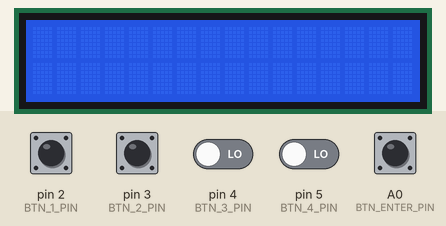
A sketch run on a simulated Arduino Uno, built with avr-gcc and run on an emulated ATmega328P. Shown: 16×2 character LCD. The inputs (shaded band) are chosen by the test bench; at power-on: A0 (BTN_ENTER_PIN), pin 2 (BTN_1_PIN), pin 3 (BTN_2_PIN), pin 4 (BTN_3_PIN), pin 5 (BTN_4_PIN) LOW. Random numbers use the default seed unless the sketch sets one.

Above: at 0.9 s.
1.0 s: A0 (BTN_ENTER_PIN) pulled HIGH for 0.15 s
At 2.4 s:
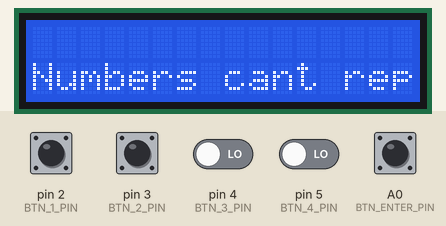
7.1 s: A0 (BTN_ENTER_PIN) pulled HIGH for 1 s
At 9.1 s:
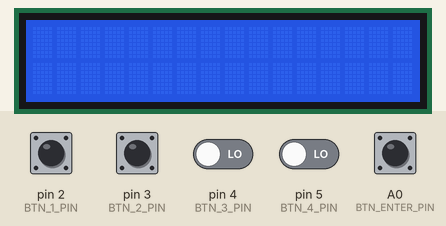
11.1 s: A0 (BTN_ENTER_PIN) pulled HIGH for 1 s
At 12.1 s:
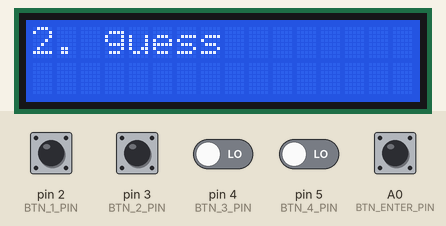
15.1 s: pin 2 (BTN_1_PIN) pulled HIGH for 0.15 s
At 16.3 s:
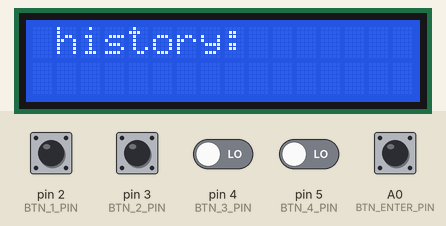
16.7 s: pin 3 (BTN_2_PIN) pulled HIGH for 0.15 s
19.8 s: pin 2 (BTN_1_PIN) pulled HIGH for 1 s
Timing chart, 0 to 22.8 s (numbered marks = the images above; inputs shaded):
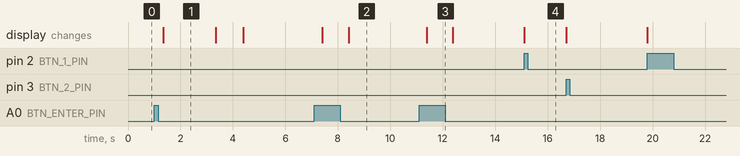

Measured:
- after the input at 1.0 s, the display: changes after 0.35 s (image 1)
- what the display in image 1 shows lasts 2.1 s, from 1.3 s to 3.4 s

The sketch:

ps6.ino
```cpp
#include <Arduino.h>
#include "mastermind.h"
#include "lcd_wrapper.h"

int main(){

    //set up
    init();

    lcd_init();//akceptuje ledky

    int repeat = random(0,1);

    while(1){

        //uvodna obrazovka
        while( digitalRead(A0) == 0 ){

            lcd_set_cursor(6,1); //dopisal som
            lcd_print("THIIS IS");
            lcd_set_cursor(2,2);//dopisal som
            lcd_print("MASTERMIND GAAME");
            lcd_set_cursor(13,3);
            lcd_print( "by me..");
        }

        lcd_clear();
        delay(300);
        //ak stlaci enter zanina sa hra
        char* code = generate_code( repeat, 4);
        lcd_set_cursor(0,1);
        lcd_print("YOU HAVE 10 GUESSES. GOOD LUCK!!!");
        delay(3000);
        lcd_clear();
        play_game(code);

        lcd_clear();
        free(code);

        delay(4000);
    }

   return 0;
}
```

mastermind.cpp
```cpp
#include <stdio.h>
#include <stdbool.h>
#include <stdlib.h>
#include <string.h>
#include <Arduino.h>

#include "lcd_wrapper.h"
#include "mastermind.h"

void turn_off_leds(){

    digitalWrite( 6, LOW);
    digitalWrite( 7, LOW);
    digitalWrite( 8, LOW);
    digitalWrite( 9, LOW);
    digitalWrite(10, LOW);
    digitalWrite(11, LOW);
    digitalWrite(12, LOW);
    digitalWrite(13, LOW);

}

char* generate_code( bool repeat, int length ){

    if( length > 10 && repeat == false ){
        return NULL;
    }

    if( 1 > length ){

        return NULL;

    }

    char* generated_code = (char *) calloc( 1 + length, sizeof (char) );

    randomSeed(analogRead(A1));

    int i = 0;
    for( i = 0; length > i; i++ ){

        generated_code[i] = random(10) + 48;

        if(repeat == false){

            int j = 0;
            for( j = 0; i > j; j++){
                if( generated_code[i] == generated_code[j] ){

                    while(generated_code[i] == generated_code[j]){

                        generated_code[i] = random(10) + 48;

                    }

                    j = 0;

                }
            }
        }
    }
    lcd_set_cursor(0,1);
    if(repeat == true){
      lcd_print("Numbers can repeat!!");
      delay(2000);
    }
    else{
      lcd_print("Numbers cant repeat!");
      delay(2000);
    }
    lcd_clear();
    lcd_print(generated_code);
    delay(1000);

    return generated_code;

}

void get_score(const char* secret, const char* tip, int* peg_a, int* peg_b){

    int x = 0;
    while(strlen(secret) > x ){

      if(tip[x] == secret[x]){

        *peg_a = *peg_a + 1;

      }
      x++;
    }

    x = 0;
    while( strlen(secret) > x ){
        int y = 0;
        while( strlen(secret) > y){
          if( tip[y] == secret[x]) {

            *peg_b = *peg_b + 1;

          }
          y++;
        }
        x++;
    }
}

void render_leds(const int peg_a, const int peg_b){

    int x = 7;

    while( ((peg_a*2)+ 6) > x ) {

      digitalWrite(x, HIGH);

      x = x + 2;
    }

    int y = x+1;
    while( ( (peg_b*2) + x ) > y){
        digitalWrite( y, HIGH );
        y = y + 2;
    }
}

void render_history(char* secret, char** history, const int how_many ,int* copyed_guess){

    int length = strlen(secret);

    lcd_set_cursor(1,0);
    lcd_print("history:");

    lcd_set_cursor(13, 3);

    bool in_history = true;
    int kurzor = how_many-1;
    *copyed_guess = kurzor;

    while( true == in_history){

        lcd_set_cursor(1,1);

        if( 0 != kurzor){

            lcd_print( history[kurzor-1] );

        }
        else{

            lcd_print("      ");
        }

        lcd_set_cursor(1,2);
        lcd_print( history[kurzor] );
        lcd_print("<");
        lcd_set_cursor(1,3);

        if( (how_many-1) != kurzor){

            lcd_print( history[kurzor+1] );

        }
        else{

            lcd_print("      ");

        }

        int red_leds=0;
        int blue_leds=0;

        get_score(secret, history[kurzor], &red_leds, &blue_leds);

        render_leds(red_leds, blue_leds);

        //pohyb
        if( digitalRead(3) == HIGH && kurzor != how_many-1){
            kurzor++;
            turn_off_leds();
            delay(300);
        }
        if(digitalRead(2) == HIGH && kurzor != 0){
            kurzor--;
            turn_off_leds();
            delay(300);
        }
        if(digitalRead(A0) == 1){

          in_history = false;

        }
    }
  //return;
}

char* hadaj(char** history, int how_many, const int strlen_secret, const int copyed_guess){

    lcd_clear();
    lcd_set_cursor(0, 0);
    lcd_print_number(how_many + 1);
    lcd_print(". guess");

    bool hadanie = true;

    char *tip = (char *) calloc(strlen_secret+1, sizeof (char));

    if( how_many == 0 ) {
      for(int i = 0; strlen_secret > i; i++){

        tip[i] = '0';

      }
    }
    else{
        strcpy( tip, history[ copyed_guess]);
    }

    //hadanie
    while( hadanie == true ){

        //z lcd_wrapper
        print_tip(tip, strlen_secret);

        //pridavanie cisel
        if (digitalRead(5) == 1){
          if(tip[0] == '9'){
            tip[0] = '0';
          }
          else{
            tip[0] = tip[0]+ 1;
          }
          delay(300);
        }
        if(digitalRead(4) == 1){
          if(tip[1] == '9'){
            tip[1] = '0';
          }
          else{
            tip[1] = tip[1]+ 1;
          }
          delay(300);
        }
        if (digitalRead(2) == 1){
          if(tip[3] == '9'){
            tip[3] = '0';
          }
          else{
            tip[3] = tip[3]+ 1;
          }
          delay(300);
        }
        if(digitalRead(3) == 1){
          if(tip[2] == '9'){
            tip[2] = '0';
          }
          else{
            tip[2] = tip[2]+1;
          }
          delay(300);
        }

        //enter
        if( digitalRead(A0) == 1 ){

            delay(1000);

            if( digitalRead(A0) == 1 ){ // ak drzis historia

                hadanie = false;
                free(tip);

                return NULL;

            }
            else{
                hadanie = false;
            }
        }
    }
    return tip;
}

void play_game(char* secret){

    //iniciacia premennych
    int red_leds = 0;
    int blue_leds = 0;
    int strlen_secret = strlen(secret);
    int how_many = 0;
    int copyed_guess = 0;

    char **history = (char **) calloc(10, sizeof (char*));

    while( strlen_secret != red_leds && ( (strlen_secret*2) + 2 ) > how_many ){

        turn_off_leds();

        //zacni s hadanim a vytvor tak historiu
        history[ how_many ] = hadaj( history, how_many, strlen_secret, copyed_guess);

        lcd_clear();
        delay(200);

        //ak zada pokus
        if( NULL != history[ how_many ] ){

            red_leds = 0;
            blue_leds = 0;

            //vyhodnotit tip a zapnut ledky
            get_score( secret, history[ how_many ], &red_leds, &blue_leds);
            render_leds( red_leds, blue_leds);

            if( strlen(secret) != red_leds){

                turn_off_leds();
                lcd_clear();

                how_many++;

                render_history( secret, history, how_many, &copyed_guess);
            }

        // nahlad do historie
        }
        else if( how_many != 0 ){

            lcd_clear();
            delay(200);

            render_history(secret, history, how_many, &copyed_guess);

        }
        //prve hadanie = ziadna historia..
        else{

            lcd_clear();
            delay(200);

            lcd_set_cursor(1,1);
            lcd_print("ERROR: ");
            lcd_set_cursor(1,2);
            lcd_print("history is empty");

            delay(2000);

        }

        lcd_clear();
        delay(250);
    }

    // ukoncenie hry
    lcd_print_at(3, 1, "Secret number");
    lcd_set_cursor(5,2);
    lcd_print("was: ");

    lcd_print(secret); //vypisanie aky bol kod

    delay(2500);
    lcd_clear();
    delay(200);

    //vyhra alebo prehra
    if( strlen(secret) == red_leds ){

        lcd_set_cursor(3,1);
        lcd_print("Amazing");

        lcd_set_cursor(5,2);
        lcd_print("U r winner!!!");
    }
    else{

        lcd_set_cursor(1,0);
        lcd_print("Shame....");

    }

    delay(2500);
    turn_off_leds();
    lcd_clear();

    delay(200);

    //free
    int i = 0;
    while( strlen(secret) > i ){

        free(history[i]);
        i++;
    }

    free(history);

}
```

mastermind.h
```cpp
#ifndef _MASTERMIND_H
#define _MASTERMIND_H

#define BTN_1_PIN       2
#define BTN_2_PIN       3
#define BTN_3_PIN       4
#define BTN_4_PIN       5
#define BTN_ENTER_PIN   A0

#define LED_BLUE_1      6
#define LED_RED_1       7
#define LED_BLUE_2      8
#define LED_RED_2       9
#define LED_BLUE_3      10
#define LED_RED_3       11
#define LED_BLUE_4      12
#define LED_RED_4       13


char* hadaj(char** history, int how_many, const char* secret, const int copyed_guess);
/**
 * Generate secret code
 *
 * Generates secret code, which consists from digits only as a string.
 * No two digits in the code combination can be same! Only if the repeat
 * parameter is set to true.
 * The length of generated code is set by the parameter length. If the given
 * parameter is less than 1, function will generate no code and returns NULL.
 * @param repeat if set to true, numbers in the generated code can repeat
 * @param length the length of the code
 * @return Pointer to the random generated code as string of given length. If length param is less than 1, return NULL.
 */
char* generate_code(bool repeat, int length);


/**
 * Game loop
 *
 * This is the main game loop. Function is called with the secret combination and
 * ends, when the combination is found or when the player runs out of the attempts.
 * @param secret reference to the secret combination
 */
void play_game(char* secret);


/**
 * Renders the RGB leds based on the guessed combination
 *
 * Lights up RGB leds with propper colors based on the current guessed combination.
 * Red color is for guessed number on correct position and blue number is for
 * guessed number on incorrect posititoin.
 * @param peg_a number of guessed digits on correct position
 * @param peg_b number of guessed digits on incorrect position
 */
void render_leds(const int peg_a, const int peg_b);


/**
 * Turns all RGB leds off
 */
void turn_off_leds();


/**
 * Renders history
 *
 * Renders line of a history defined by the parameter entry_nr on the display.
 * @param secret reference to the secret combination
 * @param history list (array) of history entries
 * @param entry_nr index of history entry to render
 */
void render_history(char* secret, char** history, const int how_many, int* copyed_guess);


/**
 * Returns score for the given guess
 *
 * @param secret the pointer to the secret code
 * @param guess the pointer to the current guess
 * @param peg_a output parameter to get number of As for current guess
 * * @param peg_b output parameter to get number of Bs for current guess
 */
void get_score(const char* secret, const char* guess, int* peg_a, int* peg_b);
#endif
```

lcd_wrapper.cpp
```cpp
#include <Wire.h>
#include <Arduino.h>

#include "mastermind.h"

#include <LiquidCrystal_I2C.h>
LiquidCrystal_I2C lcd(0x27, 4, 20);

#include "lcd_wrapper.h"


void lcd_init(){

    lcd.init();
    lcd.backlight();// vypne podsvietenie

    return;
}

void lcd_clear(){

    lcd.clear();

    return;
}


void lcd_set_cursor(int y, int x){

    lcd.setCursor(y, x);

    return;
}


void lcd_print(char* text){

    lcd.print(text);

    return;
}


void lcd_print_at(int y, int x, char* text){

    lcd_set_cursor(y, x);
    lcd_print(text);

    return;
}


//doplnene
void lcd_print_number(int text){

   lcd.print(text);

}

void print_tip(const char* tip, const int strlen_secret){

    int i = 0;
    for( i = 0; strlen_secret > i; i++){

        lcd.setCursor(i+i+1,2);
        lcd.print(tip[i]);
        lcd.setCursor(i+i+1,3);

        lcd.print(" ");
    }
}
```

lcd_wrapper.h
```cpp
#ifndef _LCD_H
#define _LCD_H

void lcd_print_number(int text);

/**
 * Initialize LCD
 *
 * Everything you need to initialize your LCD display, place here.
 * This function should be called in function setup().
 */
void lcd_init();


/**
 * Clears the LCD display
 *
 * Clears content of the LCD display. After the call is display empty.
 */
void lcd_clear();


/**
 * Set cursor to given posititon
 *
 * Sets cursor to given position based on y and x coordinates.
 * @param y the row
 * @param x the column
 */
void lcd_set_cursor(int y, int x);


/**
 * Print text on LCD display
 *
 * Prints the givent text on the display on the current
 * cursor position.
 * @param text the text to print
 */
void lcd_print(char* text);


/**
 * Set cursor to given positition and print text
 *
 * Sets the cursor to given position based on y and x coorindates
 * and then prints the given text.
 * @param y the row
 * @param x the column
 * @param text the text to print
 */
void lcd_print_at(int y, int x, char* text);
void print_tip(const char* tip, const int strlen_secret);
#endif
```
